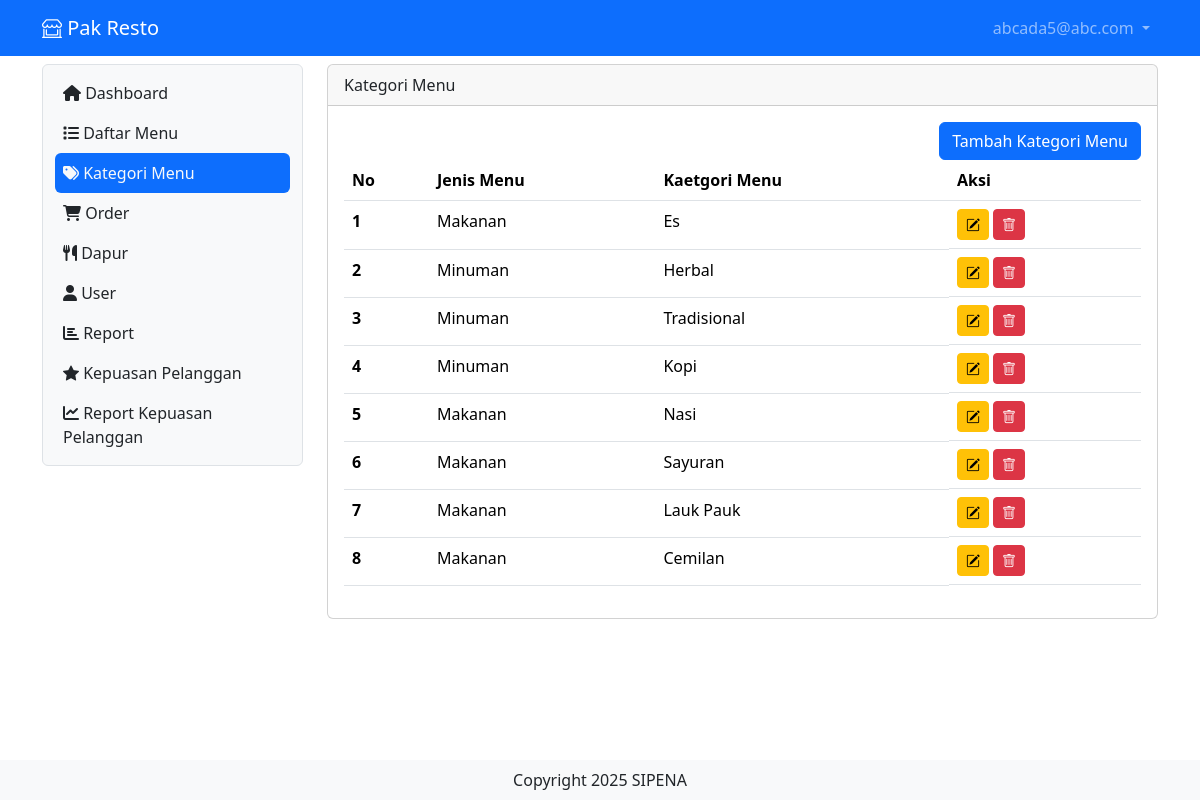
/katmenu (signed in), run on the app's committed database.
### tables this page shows
CREATE TABLE `user` (
  `id` int(11) NOT NULL,
  `username` varchar(200) NOT NULL,
  `password` varchar(200) NOT NULL,
  `level` int(1) NOT NULL,
  `nama` varchar(200) NOT NULL,
  `nohp` varchar(15) NOT NULL,
  `alamat` varchar(300) NOT NULL
);

CREATE TABLE `kategori_menu` (
  `id_kat_menu` int(11) NOT NULL,
  `jenis_menu` int(1) NOT NULL,
  `kategori_menu` varchar(50) NOT NULL
);

### katmenu.php (the view, shortened to what this page needs)
<?php
   include 'proses/connect.php';
   $query = mysqli_query($conn, "SELECT * FROM kategori_menu");
   while ($record = mysqli_fetch_array($query)) {
       $result[] = $record;
   }
   ?>
<div class="col-lg-9 mt-2">
    <div class="card">
        <div class="card-header">
            Kategori Menu
        </div>
        <div class="card-body">
            <div class="row">
                <div class="col d-flex justify-content-end">
                    <button class="btn btn-primary" data-bs-toggle="modal" data-bs-target="#ModalTambahUser">Tambah Kategori Menu</button>
                </div>
            </div>
            <?php
               if (empty($result)) {
                   echo "Data user tidak ada";
               } else {
               ?>
                <div class="table-responsive">
                    <table class="table table-hover" id="example">
                        <thead>
                            <tr>
                                <th scope="col">No</th>
                                <th scope="col">Jenis Menu</th>
                                <th scope="col">Kaetgori Menu</th>
                                <th scope="col">Aksi</th>
                            </tr>
                        </thead>
                        <tbody>
                            <?php
                               $no = 1;
                               foreach ($result as $row) {
                               ?>
                                <tr>
                                    <th scope="row"><?php echo $no++ ?></th>
                                    <td><?php echo ($row['jenis_menu'] == 1) ? "Makanan" : "Minuman" ?></td>
                                    <td><?php echo $row['kategori_menu'] ?></td>
                                    <td class="d-flex">
                                        <button class="btn btn-warning btn-sm me-1" data-bs-toggle="modal" data-bs-target="#ModalEdit<?php echo $row['id_kat_menu'] ?>"><i class="bi bi-pencil-square"></i></button>
                                        <button class="btn btn-danger btn-sm me-1" data-bs-toggle="modal" data-bs-target="#ModalDelet<?php echo $row['id_kat_menu'] ?>"><i class="bi bi-trash"></i></button>
                                    </td>
                                </tr>
                            <?php } ?>
                        </tbody>
                    </table>
                </div>
            <?php } ?>
        </div>
    </div>
</div>

### index.php (shortened to what this page needs)
<?php
if (isset($_GET['x']) && $_GET['x'] == 'home') {
    $page = "home.php";
    include "main.php";
} else if (isset($_GET['x']) && $_GET['x'] == 'login') {
    include "login.php";
} else if (isset($_GET['x']) && $_GET['x'] == 'logout') {
    include "proses/proses_logout.php";
} else if (isset($_GET['x']) && $_GET['x'] == 'katmenu') {
    if ($_SESSION['level_pakresto'] == 1) {
        include "main.php";
    } else {
        $page = "home.php";
        include "main.php";
    }
} else if (isset($_GET['x']) && $_GET['x'] == 'orderitem') {
    if ($_SESSION['level_pakresto'] == 1 || $_SESSION['level_pakresto'] == 3 || $_SESSION['level_pakresto'] == 2) {
        $page = "orderitem.php";
        include "main.php";
    } else {
        $page = "home.php";
        include "main.php";
    }
    } else if (isset($_GET['x']) && $_GET['x'] == 'viewitem') {
    if ($_SESSION['level_pakresto'] == 1) {
        $page = "view_item.php";
        include "main.php";
    } else {
        $page = "home.php";
        include "main.php";
    }
    }else if (isset($_GET['x']) && $_GET['x'] == 'kepuasan') {
        if ($_SESSION['level_pakresto'] == 1 || $_SESSION['level_pakresto'] == 2 ) {
        $page = "kepuasan_pelanggan.php";
        include "main.php";
    } else {
        $page = "home.php";
        include "main.php";
        }
    } else if (isset($_GET['x']) && $_GET['x'] == 'report2') {
    if ($_SESSION['level_pakresto'] == 1) {
        $page = "report2.php";
        include "main.php";
    } else {
        $page = "home.php";
        include "main.php";
    }
} else {
    $page = "home.php";
    include "main.php";
}
?>

### main.php (shortened to what this page needs)
<?php
include "proses/connect.php";
$query = mysqli_query($conn, "SELECT * FROM user WHERE username = '$_SESSION[username_pakresto]' ");
$hasil = mysqli_fetch_array($query);
?>
<!doctype html>
<html lang="en">
<head>
    <link href="https://cdn.jsdelivr.net/npm/bootstrap@5.3.7/dist/css/bootstrap.min.css" rel="stylesheet">
    <link rel="stylesheet" href="https://cdnjs.cloudflare.com/ajax/libs/font-awesome/6.7.2/css/all.min.css">
    <link rel="stylesheet" href="https://cdn.jsdelivr.net/npm/bootstrap-icons@1.13.1/font/bootstrap-icons.min.css">
    <link rel="stylesheet" href="https://cdn.datatables.net/2.3.2/css/dataTables.dataTables.css" />
</head>
<body>
    <?php include "header.php" ?>
    <div class="container-lg">
        <div class="row mb-5">
            <?php include "sidebar.php" ?>
            <?php
            include $page;
            ?>
        </div>
        <div class="fixed-bottom text-center py-2 bg-light">
            Copyright 2025 SIPENA
        </div>
    </div>
</body>
</html>

### header.php (shortened to what this page needs)
<?php
include "proses/connect.php";
$query = mysqli_query($conn, "SELECT * FROM user WHERE username='$_SESSION[username_pakresto]'");
?>
<nav class="navbar navbar-expand navbar-dark bg-primary sticky-top">
    <div class="container-lg">
        <a class="navbar-brand" href="."><i class="bi bi-shop-window"></i> Pak Resto</a>
        <div class="collapse navbar-collapse justify-content-end" id="navbarNavDropdown">
            <ul class="navbar-nav">
                <li class="nav-item dropdown">
                    <a class="nav-link dropdown-toggle" href="#" role="button" data-bs-toggle="dropdown" aria-expanded="false">
                        <?php
                        echo $hasil['username'];
                        ?>
                    </a>
                </li>
            </ul>
        </div>
    </div>
</nav>

### sidebar.php (shortened to what this page needs)
<div class="col-lg-3">
    <nav class="navbar navbar-expand-lg bg-light rounded border mt-2">
        <div class="container-fluid">
            <div class="offcanvas offcanvas-start" tabindex="-1" id="offcanvasNavbar" aria-labelledby="offcanvasNavbarLabel" style="width:250px">
                <div class="offcanvas-body">
                    <ul class="navbar-nav nav-pills flex-column justify-content-end flex-grow-1">
                        <li class="nav-item">
                            <a class="nav-link ps-2 <?php echo ((isset ($_GET['x']) && $_GET['x']=='home') || !isset($_GET['x']))? 'active link-light' : 'link-dark' ; ?>" aria-current="page" href="home"> <i class="fa-solid fa-house"></i> Dashboard</a>
                        </li>
                        <?php if($hasil['level']==1 || $hasil['level']==3){?>
                        <li class="nav-item">
                            <a class="nav-link  ps-2 <?php echo (isset ($_GET['x']) && $_GET['x']=='menu') ? 'active link-light' : 'link-dark' ; ?>" href="menu"><i class="fa-solid fa-list"></i> Daftar Menu</a>
                        </li>
                        <?php }?>
                        <?php if($hasil['level']==1){?>
                        <li class="nav-item">
                            <a class="nav-link  ps-2 <?php echo (isset ($_GET['x']) && $_GET['x']=='katmenu') ? 'active link-light' : 'link-dark' ; ?>" href="katmenu"><i class="fas fa-tags"></i> Kategori Menu</a>
                        </li>
                        <?php }?>
                        <?php if($hasil['level']==1 || $hasil['level']==2 || $hasil['level']==3){?>
                        <li class="nav-item">
                            <a class="nav-link  ps-2 <?php echo (isset ($_GET['x']) && $_GET['x']=='order') ? 'active link-light' : 'link-dark' ; ?>" href="order"><i class="fas fa-shopping-cart"></i> Order</a>
                        </li>
                        <?php }?>
                        <?php if($hasil['level']==1 || $hasil['level']==4){?>
                        <li class="nav-item">
                            <a class="nav-link ps-2 <?php echo (isset ($_GET['x']) && $_GET['x']=='dapur') ? 'active link-light' : 'link-dark' ; ?>" href="dapur"><i class="fas fa-utensils"></i></i> Dapur</a>
                        </li>
                        <?php }?>
                        <?php if($hasil['level']==1){?>
                        <li class="nav-item">
                            <a class="nav-link ps-2 <?php echo (isset ($_GET['x']) && $_GET['x']=='user') ? 'active link-light' : 'link-dark' ; ?>" href="user"> <i class="fas fa-user"></i> User</a>
                        </li>
                        <li class="nav-item">
                            <a class="nav-link ps-2 <?php echo (isset ($_GET['x']) && $_GET['x']=='report') ? 'active link-light' : 'link-dark' ; ?>" href="report"><i class="fas fa-chart-bar"></i> Report</a>
                        </li>
                        <li class="nav-item">
                            <a class="nav-link ps-2 <?php echo (isset ($_GET['x']) && $_GET['x']=='kepuasan') ? 'active link-light' : 'link-dark' ; ?>" href="kepuasan"><i class="bi bi-star-fill"></i> Kepuasan Pelanggan</a>
                        </li>
                        <li class="nav-item">
                            <a class="nav-link ps-2 <?php echo (isset ($_GET['x']) && $_GET['x']=='report2') ? 'active link-light' : 'link-dark' ; ?>" href="report2"><i class="fas fa-chart-line"></i> Report Kepuasan Pelanggan</a>
                        </li>
                        <?php }?>
                    </ul>
                </div>
            </div>
        </div>
    </nav>
</div>

### data on the page
user: username "abcada5@abc.com"
kategori_menu: jenis_menu "Makanan", kategori_menu "Es"
kategori_menu: jenis_menu "Minuman", kategori_menu "Herbal"
kategori_menu: jenis_menu "Minuman", kategori_menu "Tradisional"
kategori_menu: jenis_menu "Minuman", kategori_menu "Kopi"
kategori_menu: jenis_menu "Makanan", kategori_menu "Nasi"
kategori_menu: jenis_menu "Makanan", kategori_menu "Sayuran"
kategori_menu: jenis_menu "Makanan", kategori_menu "Lauk Pauk"
kategori_menu: jenis_menu "Makanan", kategori_menu "Cemilan"
